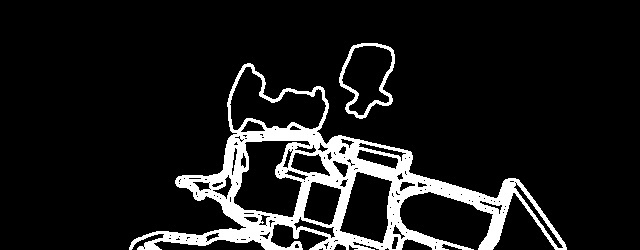
#> input picture test.jpg, 640 x 250 px
$ python make_graph.py
#> lines starting #> are read from the running program, lines starting #| are printed output that depends on the picture; after the words box and inside, x2 and y2 are one past the last pixel; in counts of white or black regions, pixels touching at a corner belong together
import cv2
import numpy as np


def id_paths(image_path, npy_array_path, bar_height):
    # Load the image
#> called with image_path = 'test.jpg', npy_array_path = 'arr.npy', bar_height = 50
    img = cv2.imread(image_path)
#> img is the input picture: shape (250, 640, 3); min 0, max 255, mean 27.1
    if img is None:
        print("Error: Image could not be read.")
        return

    # Convert to grayscale
    gray = cv2.cvtColor(img, cv2.COLOR_BGR2GRAY)

    # Apply Gaussian blur
    blurred = cv2.GaussianBlur(gray, (5, 5), 0)
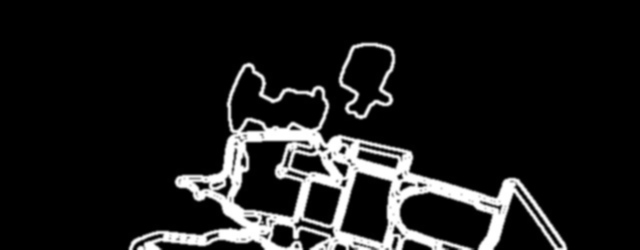
#> blurred: shape (250, 640); min 0, max 255, mean 27.1

    # Edge detection
    edges = cv2.Canny(blurred, 50, 150)
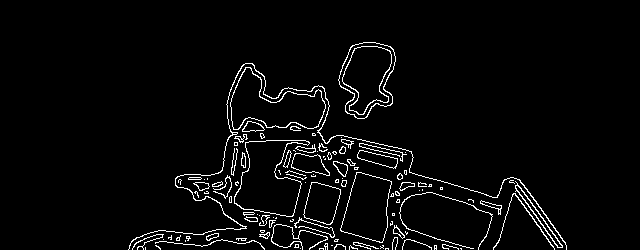
#> edges: shape (250, 640); 3.6% white in thin lines or dots, all inside (x1, y1, x2, y2) = (128, 42, 567, 250)

    # Find contours
    contours, _ = cv2.findContours(edges, cv2.RETR_EXTERNAL, cv2.CHAIN_APPROX_SIMPLE)
#> contours = 114 contours, 81 with area under 20; largest, box (x1, y1, x2, y2) and area: (234, 140, 310, 217) 3376, (230, 67, 326, 130) 3207, (338, 42, 396, 119) 3050, (340, 172, 392, 243) 2477, (303, 182, 341, 225) 1110

    black_img = np.zeros_like(img)
    # Draw contours on the original image
    cv2.drawContours(black_img, contours, -1, (255, 255, 255), 2)
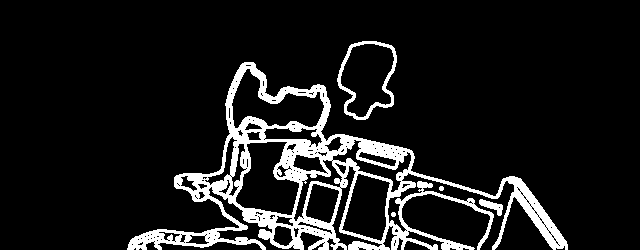
#> black_img: shape (250, 640, 3); 10.5% white; 5 white regions, box (x1, y1, x2, y2) and area: (127, 62, 568, 250) 15733, (337, 41, 397, 120) 840, (479, 199, 503, 216) 181, (439, 186, 444, 191) 21, (391, 212, 396, 217) 21

    #Cropping
    height, width = black_img.shape[:2]
#> height = 250; width = 640
    new_height = height - bar_height
#> new_height = 200
    cropped_black_img = black_img[0:new_height, 0:width]
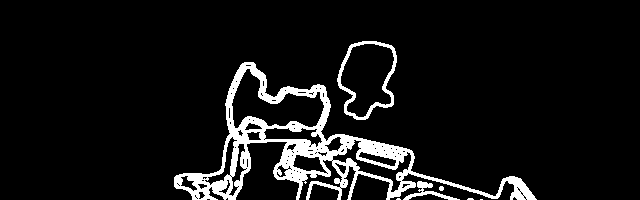
#> cropped_black_img: shape (200, 640, 3); 7.8% white; 7 white regions (3 under 20 px), largest, box (x1, y1, x2, y2) and area: (174, 62, 537, 200) 8812, (337, 41, 397, 120) 840, (403, 181, 460, 200) 286, (439, 186, 444, 191) 21

    # Show the image with paths highlighted
    cv2.imshow('Paths Identified', cropped_black_img)

    while True:
        # If the ESC key is pressed, break the loop
        if cv2.waitKey(1) & 0xFF == 27: # 27 is the ASCII code for the ESC key
#> (key Esc is pressed here)
            break

    cv2.waitKey(0)

    cv2.imwrite(image_path, cropped_black_img)

    # Save the cropped image to a file
    np.save(npy_array_path, cropped_black_img)
    print(f"Image saved to {image_path}")

    cv2.destroyAllWindows()

# Replace 'path_to_your_image.jpg' with the path to the image you want to process
id_paths('test.jpg', 'arr.npy', 50)
